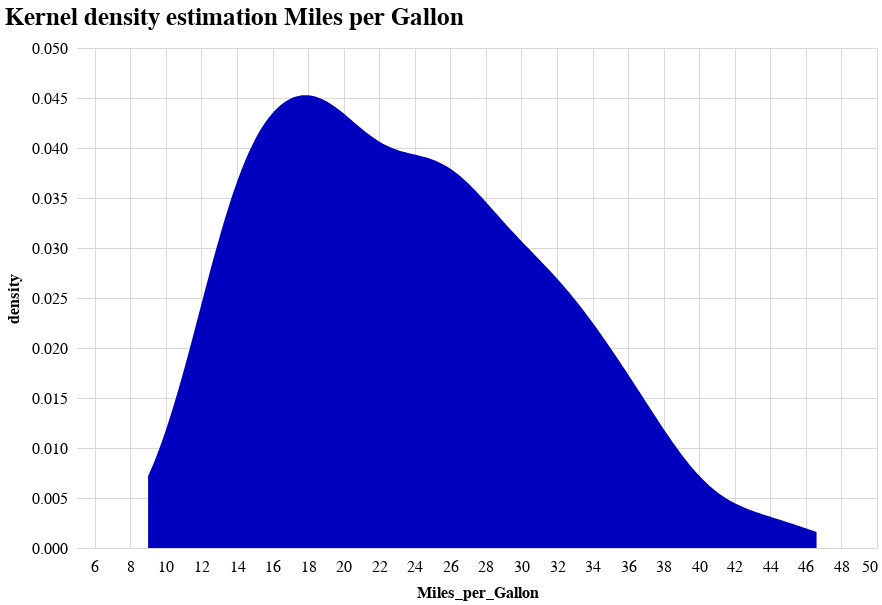

Here is the notebook cell this chart was saved with:
### Markdown cell above
## Distributions

### Code cell
import altair as alt
from vega_datasets import data
dataset = data.cars()


alt.Chart(dataset).transform_density(
    'Miles_per_Gallon',
    as_=['Miles_per_Gallon', 'density'],
).mark_area().encode(
    x="Miles_per_Gallon:Q",
    y='density:Q',
).properties(
    width=800,
    height=500,
    title="Kernel density estimation Miles per Gallon"
)

### Figure 1 — Vega-Lite specification as saved in the notebook (floating-point values rounded to 4 significant figures; data arrays with more than 128 entries replaced by an {"elided": "..."} marker saying what was removed)
{"config": {"view": {"stroke": false}, "background": "white", "arc": {"fill": "#0000bf"}, "area": {"fill": "#0000bf"}, "bar": {"fill": "#0000bf"}, "boxplot": {"fill": "#0000bf"}, "circle": {"fill": "#0000bf"}, "line": {"stroke": "#0000bf"}, "mark": {"tooltip": true}, "path": {"stroke": "#0000bf"}, "point": {"stroke": "#0000bf"}, "rect": {"fill": "#0000bf"}, "rule": {"fill": "#0000bf"}, "shape": {"stroke": "#0000bf"}, "square": {"stroke": "#0000bf"}, "symbol": {"fill": "#0000bf"}, "title": {"font": "Arial", "color": "#000000", "fontSize": 25.0, "anchor": "start", "offset": 10}, "axis": {"titleFont": "Arial", "titleColor": "#000000", "titleFontSize": 16.0, "labelFont": "Arial", "labelColor": "#000000", "labelFontSize": 16.0, "gridColor": "#d9d9d9", "domainColor": "#000000", "tickColor": "#fff", "labelPadding": 10, "titlePadding": 10, "ticks": false, "domain": false}, "header": {"labelFont": "Arial", "titleFont": "Arial", "labelFontSize": 20, "titleFontSize": 20}, "legend": {"titleFont": "Arial", "titleColor": "#000000", "titleFontSize": 16.0, "labelFont": "Arial", "labelColor": "#000000", "labelFontSize": 16.0}, "range": {"category": ["#0000bf", "#9baec1", "#c7014f", "#83ff83", "#9999ff", "#6c7d8c", "#ff9ec4", "#009600"], "diverging": {"elided": "256 str values"}, "heatmap": {"elided": "256 str values"}, "ramp": {"elided": "256 str values"}, "ordinal": ["#c7014f", "#d23340", "#dd6530", "#e89621", "#f3c811", "#fefa02", "#d2ec00", "#a0d800", "#6ec300", "#3caf00", "#0a9a00"]}}, "data": {"name": "data-f02450ab61490a1363517a0190416235"}, "mark": "area", "encoding": {"x": {"field": "Miles_per_Gallon", "type": "quantitative"}, "y": {"field": "density", "type": "quantitative"}}, "height": 500, "title": "Kernel density estimation Miles per Gallon", "transform": [{"density": "Miles_per_Gallon", "as": ["Miles_per_Gallon", "density"]}], "width": 800, "$schema": "https://vega.github.io/schema/vega-lite/v4.17.0.json", "datasets": {"data-f02450ab61490a1363517a0190416235": {"elided": "406 records"}}}
